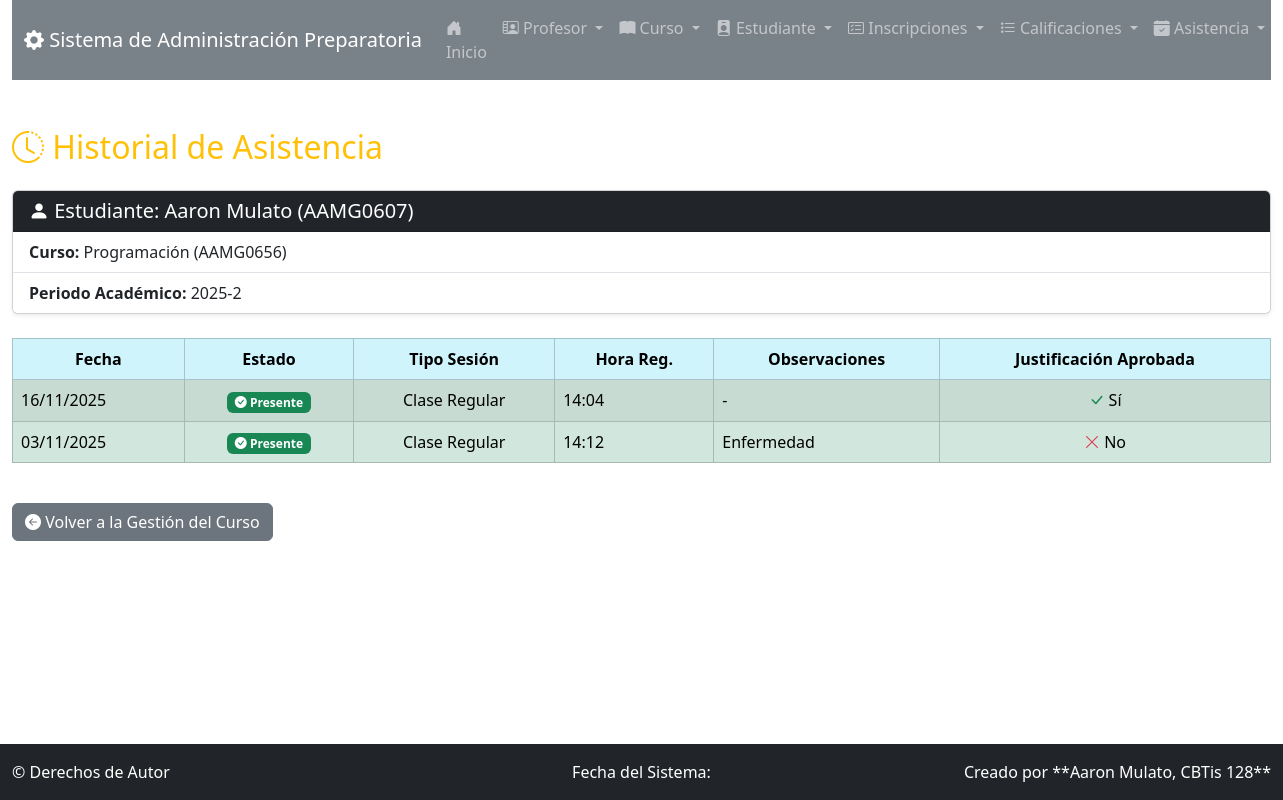
Screenshot of /asistencia/historial/1/ with the database file from the repository.
### app_Preparatoria/models.py (models this page shows, shortened)
class Inscripcion(models.Model):
    estudiante = models.ForeignKey(Estudiante, on_delete=models.CASCADE)
    curso = models.ForeignKey(Curso, on_delete=models.CASCADE)
    fecha_inscripcion_curso = models.DateField(auto_now_add=True)
    fecha_finalizacion = models.DateField(null=True, blank=True)
    esta_activo = models.BooleanField(default=True)
    periodo_academico = models.CharField(max_length=50, default="2025-2") # Campo nuevo
    es_obligatorio = models.BooleanField(default=True) # Campo nuevo
    class Meta:
        unique_together = ('estudiante', 'curso', 'periodo_academico') # Ajuste para permitir reinscripción en otro periodo

class Estudiante(models.Model):
    nombre_estudiante = models.CharField(max_length=50)
    apellido_estudiante = models.CharField(max_length=50)
    matricula = models.CharField(max_length=10, unique=True)
    correo_estudiante = models.EmailField(max_length=100)
    fecha_nacimiento = models.DateField()
    fecha_inscripcion = models.DateField(auto_now_add=True)
    cursos = models.ManyToManyField(Curso, through='Inscripcion', related_name="estudiantes_inscritos")

class Curso(models.Model):
    nombre_curso = models.CharField(max_length=50)
    codigo = models.CharField(max_length=10, unique=True)
    descripcion = models.TextField(max_length=100)
    creditos = models.PositiveIntegerField()
    horario = models.CharField(max_length=50)
    aula = models.CharField(max_length=20)
    profesor = models.ForeignKey(Profesor, related_name="cursos", on_delete=models.CASCADE)

class Asistencia(models.Model):
    inscripcion = models.ForeignKey('Inscripcion', on_delete=models.CASCADE, related_name='asistencias')
    fecha = models.DateField(default=date.today)
    presente = models.BooleanField(default=True)
    observaciones = models.TextField(blank=True, null=True)
    hora_registro = models.TimeField(auto_now_add=True) # Campo nuevo
    justificacion_aprobada = models.BooleanField(default=False) # Campo nuevo
    tipo_sesion = models.CharField(
        max_length=20,
        choices=[
            ('CLASE', 'Clase Regular'),
            ('LAB', 'Laboratorio'),
            ('EXAMEN', 'Examen')
        ],
        default='CLASE'
    ) # Campo nuevo
    class Meta:
        unique_together = ('inscripcion', 'fecha')

### app_Preparatoria/views.py (the view)
# urls.py: path('asistencia/historial/<int:inscripcion_id>/', views.ver_historial_asistencia_estudiante, name='ver_historial_asistencia_estudiante'),
def ver_historial_asistencia_estudiante(request, inscripcion_id):
    inscripcion = get_object_or_404(Inscripcion.objects.select_related('estudiante', 'curso'), pk=inscripcion_id)
    historial = Asistencia.objects.filter(inscripcion=inscripcion).order_by('-fecha')
    context = {
        'inscripcion': inscripcion,
        'historial': historial
    }
    return render(request, 'asistencia/historial_asistencia_estudiante.html', context)

### app_Preparatoria/templates/asistencia/historial_asistencia_estudiante.html
{% extends 'base.html' %}
{% block content %}
<h2 class="mb-4 text-warning">
    <i class="bi bi-clock-history"></i> Historial de Asistencia
</h2>
<div class="card shadow-sm mb-4">
    <div class="card-header bg-dark text-white">
        <h5 class="m-0">
            <i class="bi bi-person-fill"></i> Estudiante: {{ inscripcion.estudiante.nombre_estudiante }} {{ inscripcion.estudiante.apellido_estudiante }} ({{ inscripcion.estudiante.matricula }})
        </h5>
    </div>
    <ul class="list-group list-group-flush">
        <li class="list-group-item">
            <strong>Curso:</strong> {{ inscripcion.curso.nombre_curso }} ({{ inscripcion.curso.codigo }})
        </li>
        <li class="list-group-item">
            <strong>Periodo Académico:</strong> {{ inscripcion.periodo_academico }}
        </li>
    </ul>
</div>
<div class="table-responsive">
    <table class="table table-bordered table-striped">
        <thead class="table-info text-center">
            <tr>
                <th>Fecha</th>
                <th>Estado</th>
                <th>Tipo Sesión</th>
                <th>Hora Reg.</th>
                <th>Observaciones</th>
                <th>Justificación Aprobada</th>
            </tr>
        </thead>
        <tbody>
            {% for registro in historial %}
            <tr class="{% if not registro.presente %}table-danger{% else %}table-success{% endif %}">
                <td>{{ registro.fecha|date:"d/m/Y" }}</td>
                <td class="text-center">
                    {% if registro.presente %}
                        <span class="badge bg-success"><i class="bi bi-check-circle-fill"></i> Presente</span>
                    {% else %}
                        <span class="badge bg-danger"><i class="bi bi-x-octagon-fill"></i> Ausente</span>
                    {% endif %}
                </td>
                <td class="text-center">{{ registro.get_tipo_sesion_display }}</td>
                <td>{{ registro.hora_registro|time:"H:i" }}</td>
                <td>{{ registro.observaciones|default:"-" }}</td>
                <td class="text-center">
                    {% if registro.justificacion_aprobada %}
                        <i class="bi bi-check-lg text-success"></i> Sí
                    {% else %}
                        <i class="bi bi-x-lg text-danger"></i> No
                    {% endif %}
                </td>
            </tr>
            {% empty %}
            <tr>
                <td colspan="6" class="text-center">No hay registros de asistencia para esta inscripción.</td>
            </tr>
            {% endfor %}
        </tbody>
    </table>
</div>
<div class="mt-4">
    <a href="{% url 'gestionar_asistencia' inscripcion.curso.id %}" class="btn btn-secondary">
        <i class="bi bi-arrow-left-circle-fill"></i> Volver a la Gestión del Curso
    </a>
</div>
{% endblock %}

### app_Preparatoria/templates/base.html (style rules this page uses)
:root { --bs-primary: #6c757d; --bs-secondary: #e9ecef; --bs-success: #20c997; --bs-info: #6610f2; }
body { padding-bottom: 60px; }

### rows the page displays
Inscripcion: estudiante.nombre_estudiante "Aaron", estudiante.apellido_estudiante "Mulato", estudiante.matricula "AAMG0607", curso.nombre_curso "Programación", curso.codigo "AAMG0656", periodo_academico "2025-2"
Asistencia: fecha "16/11/2025", presente True (drawn), tipo_sesion "Clase Regular", hora_registro "14:04", observaciones "-", justificacion_aprobada True (drawn)
Asistencia: fecha "03/11/2025", presente True (drawn), tipo_sesion "Clase Regular", hora_registro "14:12", observaciones "Enfermedad", justificacion_aprobada False (drawn)
